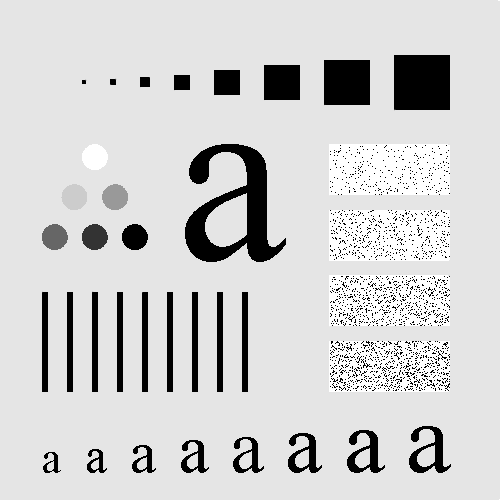
#> input picture Fourier/Gaussian low pass/input.jpg, 500 x 500 px, found by its file name
$ python ideallpf.py
#> lines starting #> are read from the running program, lines starting #| are printed output that depends on the picture; after the words box and inside, x2 and y2 are one past the last pixel; in counts of white or black regions, pixels touching at a corner belong together
# -*- coding: utf-8 -*-
"""
Created on Tue May 24 21:03:43 2022

@author: Asus
"""

import cv2 as cv
import numpy as np
import matplotlib.pyplot as plt
import math

path = "C:/Users/Asus/imagelab/Image-Processing-and-Computer-Vision-Lab/Fourier/Gaussian low pass/input.jpg"

img = cv.imread(path)
#> img is the input picture: shape (500, 500, 3); min 0, max 255, mean 207.4

img = cv.cvtColor(img,cv.COLOR_BGR2GRAY)
#> img: shape (500, 500)

plt.imshow(img,'gray')

plt.show()

lpf = np.zeros((img.shape[0],img.shape[1]),np.float32)

d0 = 20.0

for i in range(img.shape[0]):
    for j in range(img.shape[1]):
        u = (i-img.shape[0]//2)**2
        v = (j-img.shape[1]//2)**2
        d = math.sqrt(u+v)
        # print("D: ", d)
        if d<=d0:
            lpf[i][j] = 1.0
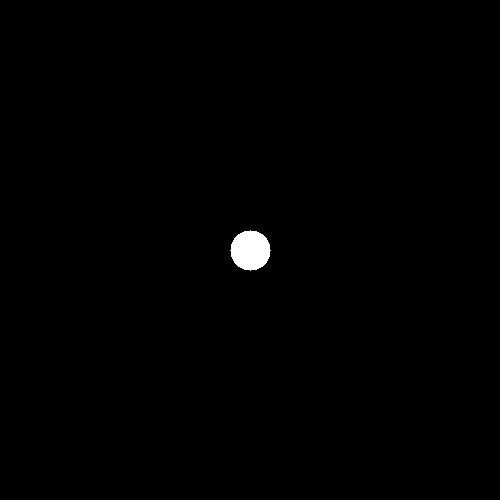
#> lpf: shape (500, 500) float32; values 0 (black) and 1 (white), 0.5% white; 1 white region, box (x1, y1, x2, y2) and area: (230, 230, 271, 271) 1257


plt.imshow(lpf,'gray')

plt.show()

# fourier transform:

f = np.fft.fft2(img)

shift = np.fft.fftshift(f)

mag = np.abs(shift)

angle = np.angle(shift)
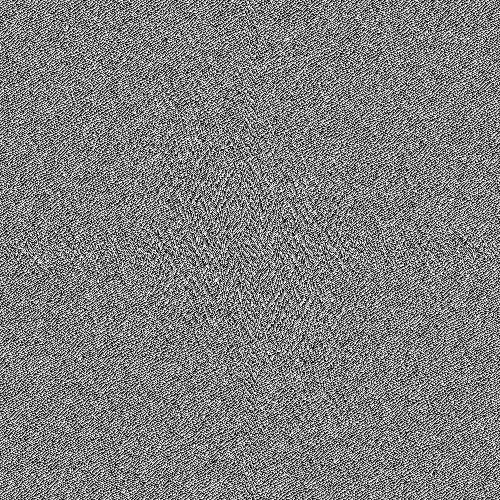
#> angle: shape (500, 500) float64; min -3.14, max 3.14, mean 7.16e-18; drawn with min black and max white

mag = mag*lpf

op = np.multiply(mag,np.exp(1j*angle))

inv = np.fft.ifftshift(op)

inv = np.real(np.fft.ifft2(inv))
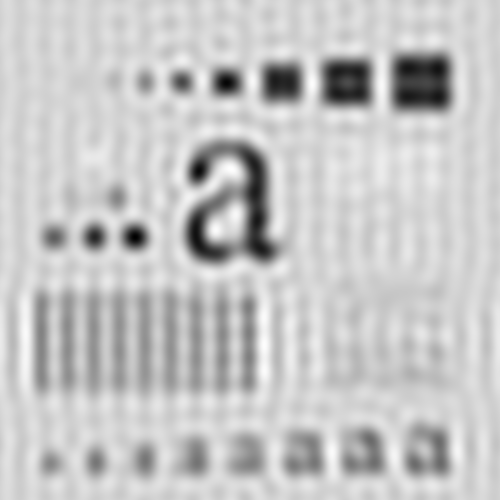
#> inv: shape (500, 500) float64; min -75.56, max 289.6, mean 207.4; drawn with min black and max white

plt.imshow(inv,'gray')

plt.show()
